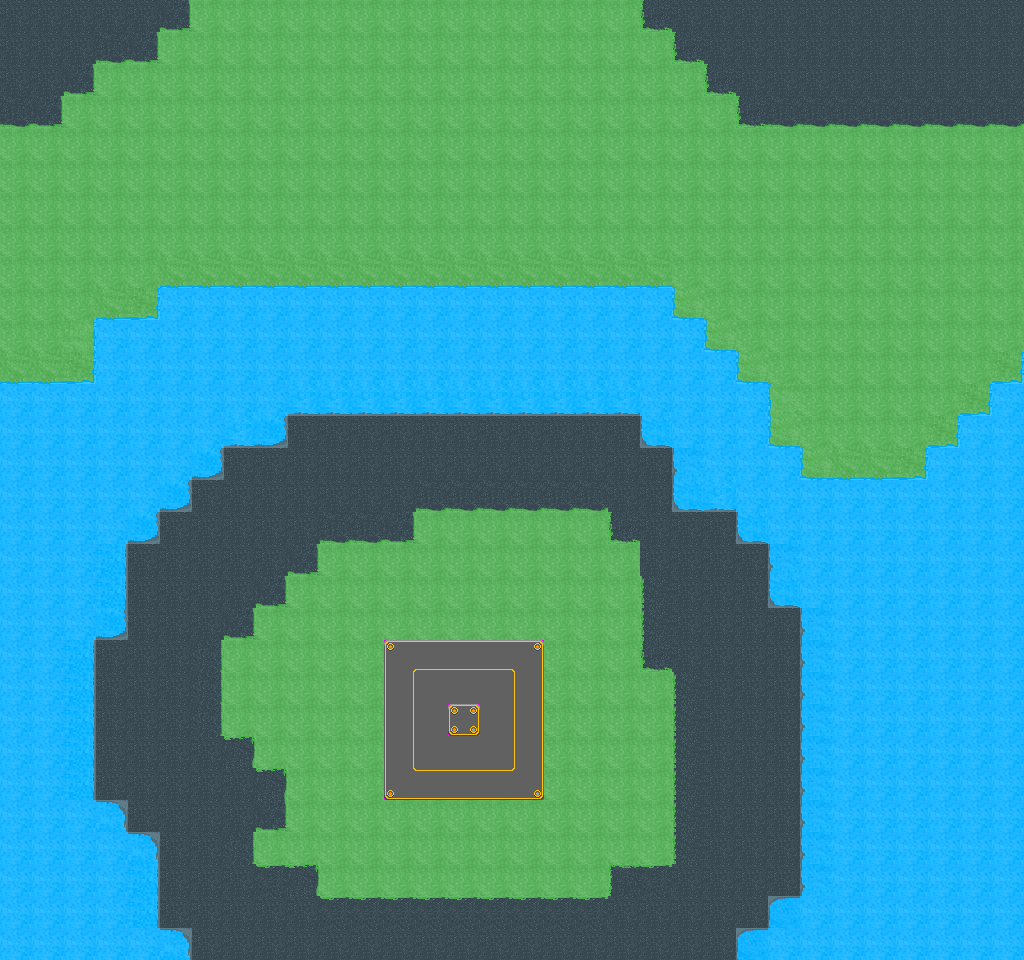

A level layout from a 2D game, rendered from its tile map. Below: a short description, then the map file with its tile-grid data intact:
An orthogonal 32x30 tile map with 32x32 px tiles, 2 tile layers (Ground Layer, Building Layer), 2 tilesets.

<map version="1.10" tiledversion="1.10.2" orientation="orthogonal" renderorder="left-down" width="32" height="30" tilewidth="32" tileheight="32" infinite="0" nextlayerid="5" nextobjectid="1">
 <tileset firstgid="1" source="Assets/TileSets/Metal.tsx" />
 <tileset firstgid="10" source="Assets/TileSets/BasicTiles.tsx" />
 <layer id="2" name="Ground Layer" width="32" height="30">
  <data encoding="csv">
35,35,35,35,35,42,20,20,20,20,20,20,20,20,20,20,20,20,20,20,40,35,35,35,35,35,35,35,35,35,35,35,
35,35,35,41,42,20,20,20,20,20,20,20,20,20,20,20,20,20,20,20,20,40,35,35,35,35,35,35,35,35,35,35,
35,35,42,20,20,20,20,20,20,20,20,20,20,20,20,20,20,20,20,20,20,20,40,35,35,35,35,35,35,35,35,35,
41,42,20,20,20,20,20,20,20,20,20,20,20,20,20,20,20,20,20,20,20,20,20,40,41,41,41,41,41,41,41,41,
20,20,20,20,20,20,20,20,20,20,20,20,20,20,20,20,20,20,20,20,20,20,20,20,20,20,20,20,20,20,20,20,
20,20,20,20,20,20,20,20,20,20,20,20,20,20,20,20,20,20,20,20,20,20,20,20,20,20,20,20,20,20,20,20,
20,20,20,20,20,20,20,20,20,20,20,20,20,20,20,20,20,20,20,20,20,20,20,20,20,20,20,20,20,20,20,20,
20,20,20,20,20,20,20,20,20,20,20,20,20,20,20,20,20,20,20,20,20,20,20,20,20,20,20,20,20,20,20,20,
20,20,20,20,20,26,26,26,26,26,26,26,26,26,26,26,26,26,26,26,26,20,20,20,20,20,20,20,20,20,20,20,
20,20,20,26,27,17,17,17,17,17,17,17,17,17,17,17,17,17,17,17,17,25,20,20,20,20,20,20,20,20,20,20,
20,20,21,17,17,17,17,17,17,17,17,17,17,17,17,17,17,17,17,17,17,17,25,20,20,20,20,20,20,20,20,20,
26,26,27,17,17,17,17,17,17,17,17,17,17,17,17,17,17,17,17,17,17,17,17,25,20,20,20,20,20,20,20,27,
17,17,17,17,17,17,17,17,17,23,23,23,23,23,23,23,23,23,23,23,17,17,17,17,19,20,20,20,20,20,27,17,
17,17,17,17,17,17,17,23,24,35,35,35,35,35,35,35,35,35,35,35,22,17,17,17,25,20,20,20,20,27,17,17,
17,17,17,17,17,17,24,35,35,35,35,35,35,35,35,35,35,35,35,35,35,16,17,17,17,25,26,26,27,17,17,17,
17,17,17,17,17,24,35,35,35,35,35,35,35,41,41,41,41,41,41,35,35,22,23,17,17,17,17,17,17,17,17,17,
17,17,17,17,24,35,35,35,35,35,41,41,42,20,20,20,20,20,20,40,35,35,35,22,17,17,17,17,17,17,17,17,
17,17,17,18,35,35,35,35,35,42,20,20,20,20,20,20,20,20,20,20,35,35,35,35,16,17,17,17,17,17,17,17,
17,17,17,18,35,35,35,35,42,20,20,20,20,20,20,20,20,20,20,20,34,35,35,35,22,17,17,17,17,17,17,17,
17,17,17,24,35,35,35,42,20,20,20,20,20,20,20,20,20,20,20,20,34,35,35,35,35,16,17,17,17,17,17,17,
17,17,18,35,35,35,36,20,20,20,20,20,0,0,0,0,0,20,20,20,40,35,35,35,35,16,17,17,17,17,17,17,
17,17,18,35,35,35,36,20,20,20,20,20,0,0,0,0,0,20,20,20,20,34,35,35,35,16,17,17,17,17,17,17,
17,17,18,35,35,35,36,20,20,20,20,20,0,0,20,0,0,20,20,20,20,34,35,35,35,16,17,17,17,17,17,17,
17,17,18,35,35,35,35,30,20,20,20,20,0,0,0,0,0,20,20,20,20,34,35,35,35,16,17,17,17,17,17,17,
17,17,18,35,35,35,35,35,30,20,20,20,0,0,0,0,0,20,20,20,20,34,35,35,35,16,17,17,17,17,17,17,
17,17,17,12,35,35,35,35,42,20,20,20,20,20,20,20,20,20,20,20,20,34,35,35,35,16,17,17,17,17,17,17,
17,17,17,17,12,35,35,36,20,20,20,20,20,20,20,20,20,20,20,20,20,34,35,35,35,16,17,17,17,17,17,17,
17,17,17,17,18,35,35,35,29,30,20,20,20,20,20,20,20,20,20,28,29,35,35,35,35,16,17,17,17,17,17,17,
17,17,17,17,18,35,35,35,35,35,29,29,29,29,29,29,29,29,29,35,35,35,35,35,10,17,17,17,17,17,17,17,
17,17,17,17,17,12,35,35,35,35,35,35,35,35,35,35,35,35,35,35,35,35,35,10,17,17,17,17,17,17,17,17
</data>
 </layer>
 <objectgroup id="3" name="Enemy Layer" />
 <objectgroup id="4" name="Spawner Layer" />
 <layer id="1" name="Building Layer" width="32" height="30">
  <data encoding="csv">
0,0,0,0,0,0,0,0,0,0,0,0,0,0,0,0,0,0,0,0,0,0,0,0,0,0,0,0,0,0,0,0,
0,0,0,0,0,0,0,0,0,0,0,0,0,0,0,0,0,0,0,0,0,0,0,0,0,0,0,0,0,0,0,0,
0,0,0,0,0,0,0,0,0,0,0,0,0,0,0,0,0,0,0,0,0,0,0,0,0,0,0,0,0,0,0,0,
0,0,0,0,0,0,0,0,0,0,0,0,0,0,0,0,0,0,0,0,0,0,0,0,0,0,0,0,0,0,0,0,
0,0,0,0,0,0,0,0,0,0,0,0,0,0,0,0,0,0,0,0,0,0,0,0,0,0,0,0,0,0,0,0,
0,0,0,0,0,0,0,0,0,0,0,0,0,0,0,0,0,0,0,0,0,0,0,0,0,0,0,0,0,0,0,0,
0,0,0,0,0,0,0,0,0,0,0,0,0,0,0,0,0,0,0,0,0,0,0,0,0,0,0,0,0,0,0,0,
0,0,0,0,0,0,0,0,0,0,0,0,0,0,0,0,0,0,0,0,0,0,0,0,0,0,0,0,0,0,0,0,
0,0,0,0,0,0,0,0,0,0,0,0,0,0,0,0,0,0,0,0,0,0,0,0,0,0,0,0,0,0,0,0,
0,0,0,0,0,0,0,0,0,0,0,0,0,0,0,0,0,0,0,0,0,0,0,0,0,0,0,0,0,0,0,0,
0,0,0,0,0,0,0,0,0,0,0,0,0,0,0,0,0,0,0,0,0,0,0,0,0,0,0,0,0,0,0,0,
0,0,0,0,0,0,0,0,0,0,0,0,0,0,0,0,0,0,0,0,0,0,0,0,0,0,0,0,0,0,0,0,
0,0,0,0,0,0,0,0,0,0,0,0,0,0,0,0,0,0,0,0,0,0,0,0,0,0,0,0,0,0,0,0,
0,0,0,0,0,0,0,0,0,0,0,0,0,0,0,0,0,0,0,0,0,0,0,0,0,0,0,0,0,0,0,0,
0,0,0,0,0,0,0,0,0,0,0,0,0,0,0,0,0,0,0,0,0,0,0,0,0,0,0,0,0,0,0,0,
0,0,0,0,0,0,0,0,0,0,0,0,0,0,0,0,0,0,0,0,0,0,0,0,0,0,0,0,0,0,0,0,
0,0,0,0,0,0,0,0,0,0,0,0,0,0,0,0,0,0,0,0,0,0,0,0,0,0,0,0,0,0,0,0,
0,0,0,0,0,0,0,0,0,0,0,0,0,0,0,0,0,0,0,0,0,0,0,0,0,0,0,0,0,0,0,0,
0,0,0,0,0,0,0,0,0,0,0,0,0,0,0,0,0,0,0,0,0,0,0,0,0,0,0,0,0,0,0,0,
0,0,0,0,0,0,0,0,0,0,0,0,0,0,0,0,0,0,0,0,0,0,0,0,0,0,0,0,0,0,0,0,
0,0,0,0,0,0,0,0,0,0,0,0,1,2,2,2,3,0,0,0,0,0,0,0,0,0,0,0,0,0,0,0,
0,0,0,0,0,0,0,0,0,0,0,0,4,38,38,38,6,0,0,0,0,0,0,0,0,0,0,0,0,0,0,0,
0,0,0,0,0,0,0,0,0,0,0,0,4,38,5,38,6,0,0,0,0,0,0,0,0,0,0,0,0,0,0,0,
0,0,0,0,0,0,0,0,0,0,0,0,4,38,38,38,6,0,0,0,0,0,0,0,0,0,0,0,0,0,0,0,
0,0,0,0,0,0,0,0,0,0,0,0,7,8,8,8,9,0,0,0,0,0,0,0,0,0,0,0,0,0,0,0,
0,0,0,0,0,0,0,0,0,0,0,0,0,0,0,0,0,0,0,0,0,0,0,0,0,0,0,0,0,0,0,0,
0,0,0,0,0,0,0,0,0,0,0,0,0,0,0,0,0,0,0,0,0,0,0,0,0,0,0,0,0,0,0,0,
0,0,0,0,0,0,0,0,0,0,0,0,0,0,0,0,0,0,0,0,0,0,0,0,0,0,0,0,0,0,0,0,
0,0,0,0,0,0,0,0,0,0,0,0,0,0,0,0,0,0,0,0,0,0,0,0,0,0,0,0,0,0,0,0,
0,0,0,0,0,0,0,0,0,0,0,0,0,0,0,0,0,0,0,0,0,0,0,0,0,0,0,0,0,0,0,0
</data>
 </layer>
</map>